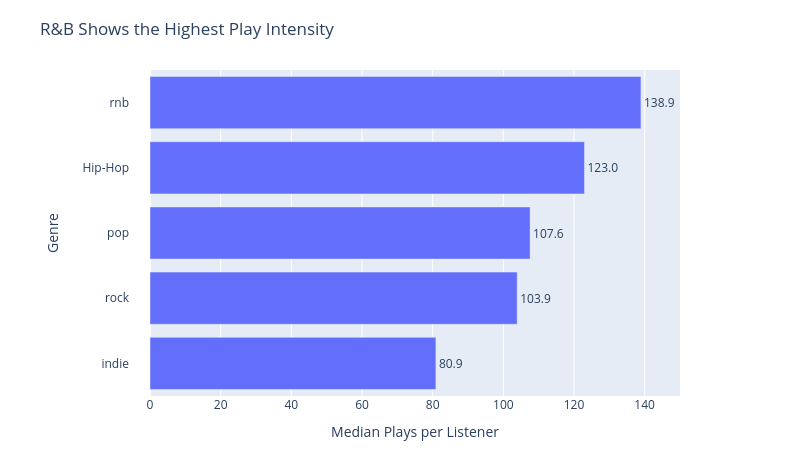

The code cell stored with this chart in its notebook:
### Markdown cell above
**Research Question 3:** *Among the top 100 global artists, which genres have the highest play-to-listener ratios?*

**RQ3 Graph:** Genres with the highest play-to-listener ratio

### Code cell
fig = px.bar(
    top_ratio_genres.sort_values("median_play_per_listener", ascending=True),
    x="median_play_per_listener",
    y="genre_tag",
    orientation="h",
    title="R&B Shows the Highest Play Intensity",
    labels={
        "median_play_per_listener": "Median Plays per Listener",
        "genre_tag": "Genre"
    },
    text="median_play_per_listener"
)

fig.update_traces(
    texttemplate="%{x:.1f}",
    textposition="outside",
    cliponaxis=False
)

fig.update_layout(
    width=800,
    height=450,
    margin=dict(l=150, r=120, t=70, b=50)
)

fig.update_xaxes(
    range=[0, 150]
)

fig.update_yaxes(
    title_standoff=20,
    ticklabelstandoff=20
)

fig.show()

### Figure 1 — Plotly figure (JSON) as saved in the notebook; plotly's stock layout.template omitted (floating-point values rounded to 4 significant figures)
{"data": [{"cliponaxis": false, "hovertemplate": "Median Plays per Listener=%{text}<br>Genre=%{y}<extra></extra>", "legendgroup": "", "marker": {"color": "#636efa", "pattern": {"shape": ""}}, "name": "", "orientation": "h", "showlegend": false, "text": [80.91, 103.9, 107.6, 123.0, 138.9], "textposition": "outside", "texttemplate": "%{x:.1f}", "type": "bar", "x": [80.91, 103.9, 107.6, 123.0, 138.9], "xaxis": "x", "y": ["indie", "rock", "pop", "Hip-Hop", "rnb"], "yaxis": "y"}], "layout": {"barmode": "relative", "height": 450, "legend": {"tracegroupgap": 0}, "margin": {"b": 50, "l": 150, "r": 120, "t": 70}, "title": {"text": "R&B Shows the Highest Play Intensity"}, "width": 800, "xaxis": {"anchor": "y", "domain": [0, 1], "range": [0, 150], "title": {"text": "Median Plays per Listener"}}, "yaxis": {"anchor": "x", "domain": [0, 1], "ticklabelstandoff": 20, "title": {"standoff": 20, "text": "Genre"}}}}
